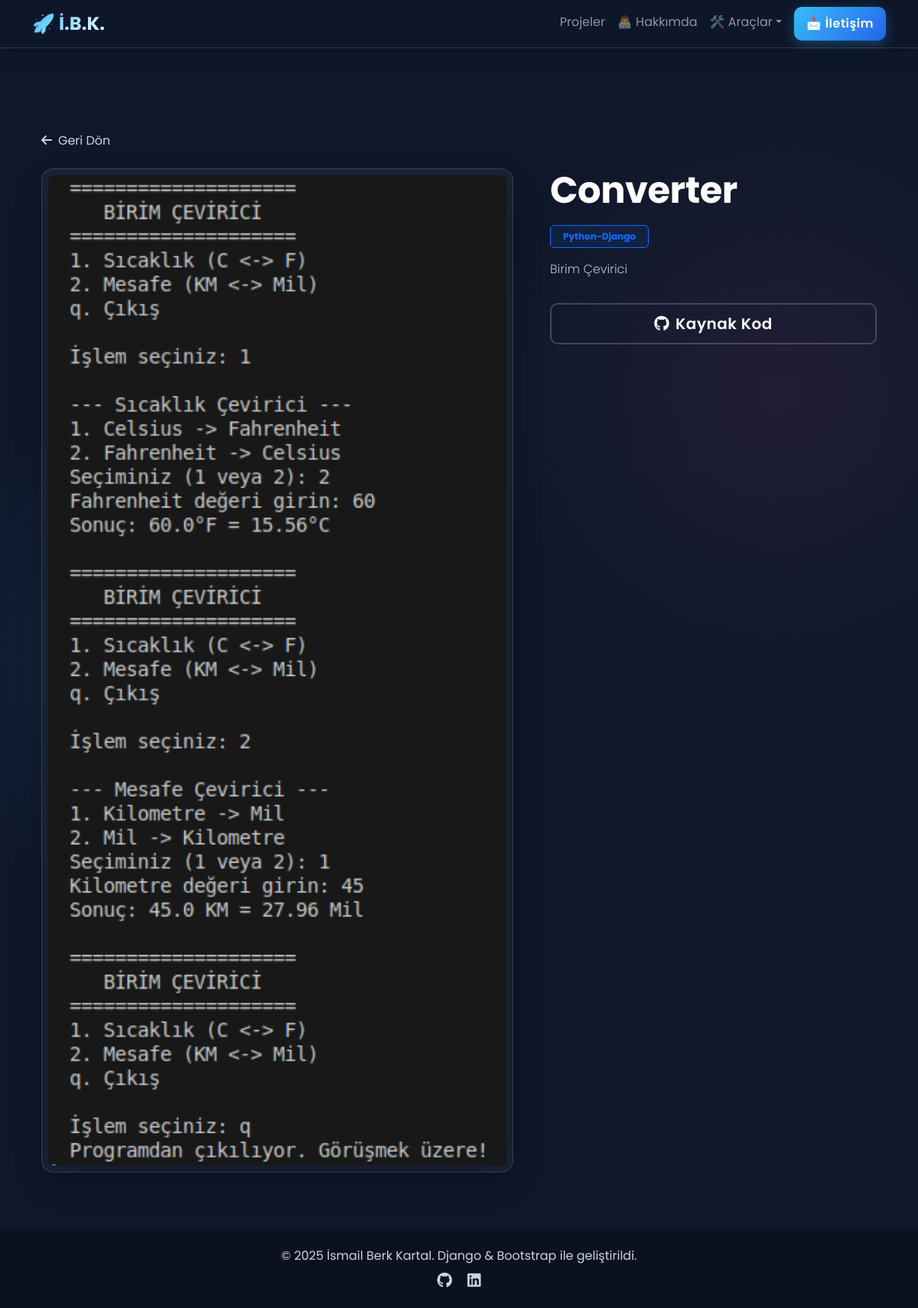
The page /proje/1/ on the database its author committed.
### pages/models.py (models this page shows, shortened)
class Proje(models.Model):
    baslik = models.CharField(max_length=100)
    aciklama = models.TextField()
    teknoloji = models.CharField(max_length=150, help_text="Örn: Python Django Bootstrap") # Filtreleme için
    resim = models.ImageField(upload_to="projeler/", blank=True)
    github_url = models.URLField(max_length=200, blank=True)

### pages/views.py (the view)
# urls.py: path('proje/<int:pk>/', detay_view, name='detay'),
def detay_view(request, pk):
    tek_proje = get_object_or_404(Proje, pk=pk)
    return render(request, "detay.html", {"proje": tek_proje})

### templates/detay.html (shortened to what this page needs)
{% extends 'base.html' %}
{% block content %}
<div class="container py-4">
    <a href="/" class="text-secondary text-decoration-none mb-4 d-inline-block"><i class="fas fa-arrow-left me-2"></i>Geri Dön</a>
    <div class="row g-5">
        <div class="col-lg-7" data-aos="fade-right">
            <div class="card p-2 border-0 bg-transparent">
                {% if proje.resim %}
                    <img src="{{ proje.resim.url }}" class="img-fluid rounded-3 w-100 shadow-lg">
                {% else %}
                    <div class="bg-dark rounded-3 d-flex align-items-center justify-content-center" style="height:400px;"><i class="fas fa-image fa-3x"></i></div>
                {% endif %}
            </div>
        </div>
        <div class="col-lg-5" data-aos="fade-left">
            <h1 class="display-5 fw-bold text-white">{{ proje.baslik }}</h1>
            <div class="my-3">
                {% for tech in proje.teknoloji.split %}
                    <span class="badge bg-primary bg-opacity-10 text-primary border border-primary px-3 py-2 me-1">{{ tech }}</span>
                {% endfor %}
            </div>
            <p class="text-light lead fs-6 opacity-75">{{ proje.aciklama }}</p>
            {% if proje.github_url %}
                <a href="{{ proje.github_url }}" target="_blank" class="btn btn-outline-light btn-lg w-100 mt-3"><i class="fab fa-github me-2"></i>Kaynak Kod</a>
            {% endif %}
        </div>
    </div>
</div>
{% endblock %}

### static/css/style.css (style rules this page uses)
:root { --bg-dark: #0f172a; --bg-card: rgba(30, 41, 59, 0.7); --primary-color: #38bdf8; --accent-color: #f472b6; --glass-border: rgba(255, 255, 255, 0.15); --text-main: #f1f5f9; --text-muted: #94a3b8; }
body { font-family: 'Poppins', sans-serif; background-color: var(--bg-dark); background-image: radial-gradient(circle at 15% 50%, rgba(56, 189, 248, 0.08) 0%, transparent 25%), radial-gradient(circle at 85% 30%, rgba(244, 114, 182, 0.08) 0%, transparent 25%); color: var(--text-main); min-height: 100vh; display: flex; flex-direction: column; overflow-x: hidden; }
h1, h2, h3, h4, h5, h6, .h1, .h2, .h3, .h4, .h5, .h6 { color: #ffffff !important; letter-spacing: -0.5px; }
.text-secondary { color: #cbd5e1 !important; }
a { color: var(--primary-color); text-decoration: none; transition: color 0.3s ease; }
.card { background: var(--bg-card) !important; backdrop-filter: blur(16px); -webkit-backdrop-filter: blur(16px); border: 1px solid var(--glass-border) !important; border-radius: 16px; box-shadow: 0 4px 20px rgba(0, 0, 0, 0.2); transition: all 0.4s cubic-bezier(0.175, 0.885, 0.32, 1.275); }
::placeholder { color: rgba(255, 255, 255, 0.4) !important; opacity: 1; }
.btn { border-radius: 10px; padding: 10px 24px; font-weight: 600; letter-spacing: 0.5px; transition: all 0.3s ease; }
.btn-outline-light { border: 2px solid rgba(255,255,255,0.2); color: #fff; }

### rows shown on the page
Proje: resim (picture), baslik "Converter", split "Python-Django", aciklama "Birim Çevirici"
